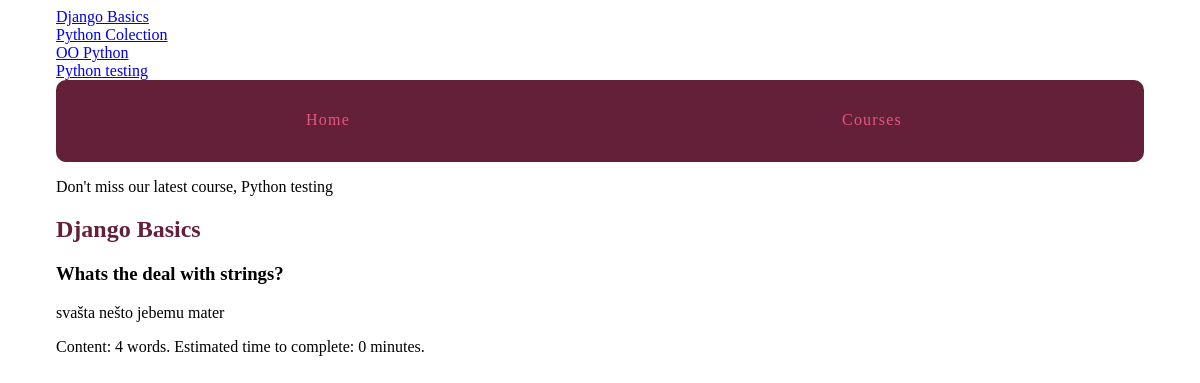
/courses/1/t1, run on an earlier commit of the app's database.
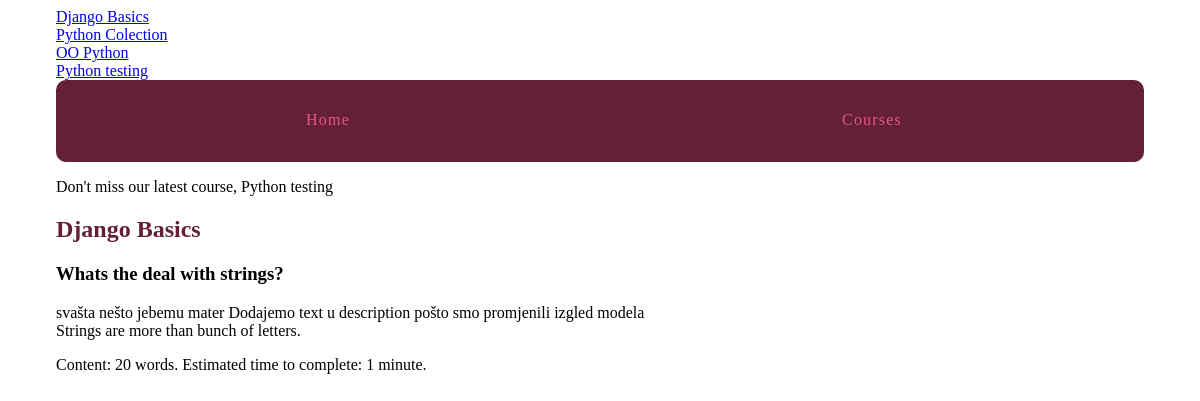
And on a later commit of the database.
### courses/models.py (models this page shows, shortened)
class Step(models.Model):
    title = models.CharField(max_length=255)
    description = models.TextField()
    order = models.IntegerField(default=0)
    course = models.ForeignKey(Course,  on_delete=models.CASCADE,)
    class Meta:
        abstract = True
        ordering = ['order',]

class Text(Step):
    content = models.TextField(blank=True, default='')

class Course(models.Model):
    created_at = models.DateTimeField(auto_now_add=True)
    title = models.CharField(max_length=255)
    description = models.TextField()
    def __str__(self):
        return self.title

### courses/views.py (the view)
# urls.py: url(r'(?P<course_pk>\d+)/t(?P<step_pk>\d+)$', views.text_detail, name='Text'),
def text_detail(request, course_pk, step_pk):
    step = get_object_or_404(models.Text, course_id=course_pk, pk=step_pk)
    return render(request, 'courses/step_detail.html', {'step': step})

### courses/templatetags/course_extras.py (called while the page is built)
@register.simple_tag
def newest_course():
    return Course.objects.latest('created_at')

@register.inclusion_tag('courses/course_nav.html')
def nav_courses_list():
    courses = Course.objects.all()
    return {'courses': courses}

@register.filter('time_estimate')
def time_estimate(word_count):
    minutes = round(word_count/20)
    return minutes

### courses/templates/courses/step_detail.html (shortened to what this page needs)
{% extends "layout.html"  %}
{%  load course_extras %}
{% block content %}
    <article>
        <h2><a href="{% url 'courses:Detail' pk=step.course.pk %}">{{ step.course.title }}</a></h2>
        <h3>{{ step.title }}</h3>
        {% with con=step.content %}
            {{ con|linebreaks }} Content: {{ con|wordcount }} words. Estimated time to complete:
            {{con|wordcount|time_estimate }} minute{{ con|wordcount|time_estimate|pluralize }}.
        {% endwith %}
    </article>
{% endblock %}

What changed in the data, as far as the page shows it:
changed Text "Whats the deal with strings?": content "svašta nešto jebemu mater" → "svašta nešto jebemu mater Dodajemo text u description pošto smo promjenili izgled modela Strings are more than bunch of letters."; content "4" → "20"; content "0" → "1"
